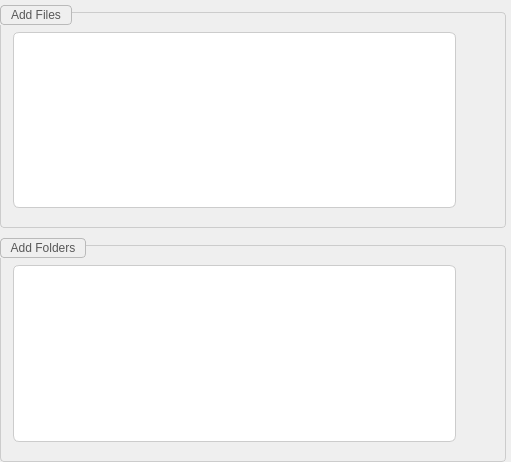
          <widget class="QWidget" name="addFilesScrollAreaWidgetContents">
           <property name="geometry">
            <rect>
             <x>0</x>
             <y>0</y>
             <width>511</width>
             <height>462</height>
            </rect>
           </property>
           <layout class="QVBoxLayout" name="verticalLayout_6">
            <property name="spacing">
             <number>5</number>
            </property>
            <property name="leftMargin">
             <number>0</number>
            </property>
            <property name="topMargin">
             <number>0</number>
            </property>
            <property name="rightMargin">
             <number>5</number>
            </property>
            <property name="bottomMargin">
             <number>0</number>
            </property>
            <item>
             <widget class="QGroupBox" name="filesGroupBox">
              <property name="styleSheet">
               <string notr="true">/* QGroupBox */
QGroupBox {
    border: 1px solid #ccc;
    border-radius: 4px;
    margin-top: 12px;
    padding: 10px;
}

/* QGroupBox Title */
QGroupBox::title {
    subcontrol-origin: margin;
    subcontrol-position: top left;
    color: #585858;
	font-weight: bold;
    padding: 2px 8px;
	border: 1px solid #bababa;
    border-radius: 4px;
    position: left;
    top: 5px;
	left: 0px;
}
</string>
              </property>
              <property name="title">
               <string>Add Files</string>
              </property>
              <layout class="QHBoxLayout" name="horizontalLayout_3">
               <property name="spacing">
                <number>5</number>
               </property>
               <property name="leftMargin">
                <number>2</number>
               </property>
               <property name="rightMargin">
                <number>2</number>
               </property>
               <item>
                <widget class="QListWidget" name="filesListWidget">
                 <property name="statusTip">
                  <string>Filles that will be bundled with the exe</string>
                 </property>
                 <property name="styleSheet">
                  <string notr="true">/* QListWidget */
QListWidget {
    background: #ffffff;
    border: 1px solid #ccc;
    border-radius: 6px;
    padding: 4px;
    font-size: 14px;
    color: #333;
}

QListWidget::item {
    padding: 6px;
    border-bottom: 1px solid #e0e0e0;
}

QListWidget::item:selected {
    background: #3498db;
    color: white;
    border-radius: 4px;
}

QListWidget::item:hover {
    background: #e0e0e0;
}

/* QListWidget ScrollBar - Vertical */
QListWidget QScrollBar:vertical {
    background: #f0f0f0;
    width: 10px;
    border-radius: 5px;
}

QListWidget QScrollBar::handle:vertical {
    background: #bbb;
    border-radius: 5px;
    min-height: 20px;
}

QListWidget QScrollBar::handle:vertical:hover {
    background: #999;
}

QListWidget QScrollBar::add-line:vertical,
QListWidget QScrollBar::sub-line:vertical {
    background: none;
    height: 0px;
}</string>
                 </property>
                 <property name="defaultDropAction">
                  <enum>Qt::IgnoreAction</enum>
                 </property>
                </widget>
               </item>
               <item>
                <layout class="QVBoxLayout" name="filesButtonsLayout">
                 <property name="spacing">
                  <number>10</number>
                 </property>
                 <item>
                  <widget class="QPushButton" name="addFilesButton">
                   <property name="sizePolicy">
                    <sizepolicy hsizetype="Fixed" vsizetype="Fixed">
                     <horstretch>0</horstretch>
                     <verstretch>0</verstretch>
                    </sizepolicy>
                   </property>
                   <property name="minimumSize">
                    <size>
                     <width>25</width>
                     <height>25</height>
                    </size>
                   </property>
                   <property name="cursor">
                    <cursorShape>PointingHandCursor</cursorShape>
                   </property>
                   <property name="statusTip">
                    <string>Add files</string>
                   </property>
                   <property name="styleSheet">
                    <string notr="true">QPushButton {
    border: none;
	image: url(:/Images/add_normal.png);
}

QPushButton:hover {
	image: url(:/Images/add_hover.png);
}

QPushButton:pressed {
	image: url(:/Images/add_clicked.png);
}</string>
                   </property>
                   <property name="icon">
                    <iconset>
                     <normaloff>:/Images/add.png</normaloff>:/Images/add.png</iconset>
                   </property>
                   <property name="iconSize">
                    <size>
                     <width>25</width>
                     <height>25</height>
                    </size>
                   </property>
                  </widget>
                 </item>
                 <item>
                  <widget class="QPushButton" name="removeFilesButton">
                   <property name="sizePolicy">
                    <sizepolicy hsizetype="Fixed" vsizetype="Fixed">
                     <horstretch>0</horstretch>
                     <verstretch>0</verstretch>
                    </sizepolicy>
                   </property>
                   <property name="minimumSize">
                    <size>
                     <width>25</width>
                     <height>25</height>
                    </size>
                   </property>
                   <property name="cursor">
                    <cursorShape>PointingHandCursor</cursorShape>
                   </property>
                   <property name="statusTip">
                    <string>Remove selected file</string>
                   </property>
                   <property name="styleSheet">
                    <string notr="true">QPushButton {
    border: none;
	image: url(:/Images/remove_normal.png);
}

QPushButton:hover {
	image: url(:/Images/remove_hover.png);
}

QPushButton:pressed {
	image: url(:/Images/remove_clicked.png);
}</string>
                   </property>
                   <property name="icon">
                    <iconset>
                     <normaloff>:/Images/remove.png</normaloff>:/Images/remove.png</iconset>
                   </property>
                   <property name="iconSize">
                    <size>
                     <width>25</width>
                     <height>25</height>
                    </size>
                   </property>
                  </widget>
                 </item>
                 <item alignment="Qt::AlignTop">
                  <widget class="QPushButton" name="addFileInfoButton">
                   <property name="minimumSize">
                    <size>
                     <width>25</width>
                     <height>25</height>
                    </size>
                   </property>
                   <property name="cursor">
                    <cursorShape>PointingHandCursor</cursorShape>
                   </property>
                   <property name="statusTip">
                    <string>Adding files help information</string>
                   </property>
                   <property name="styleSheet">
                    <string notr="true">QPushButton {
    border: none;
	image: url(:/Images/info_normal.png);
}

QPushButton:hover {
	image: url(:/Images/info_hover.png);
}

QPushButton:pressed {
	image: url(:/Images/info_clicked.png);
}</string>
                   </property>
                   <property name="text">
                    <string/>
                   </property>
                   <property name="iconSize">
                    <size>
                     <width>24</width>
                     <height>24</height>
                    </size>
                   </property>
                  </widget>
                 </item>
                </layout>
               </item>
              </layout>
             </widget>
            </item>
            <item>
             <widget class="QGroupBox" name="folderGroupBox">
              <property name="styleSheet">
               <string notr="true">/* QGroupBox */
QGroupBox {
    border: 1px solid #ccc;
    border-radius: 4px;
    margin-top: 12px;
    padding: 10px;
}

/* QGroupBox Title */
QGroupBox::title {
    subcontrol-origin: margin;
    subcontrol-position: top left;
    color: #585858;
	font-weight: bold;
    padding: 2px 8px;
	border: 1px solid #bababa;
    border-radius: 4px;
    position: left;
    top: 5px;
	left: 0px;
}
</string>
              </property>
              <property name="title">
               <string>Add Folders</string>
              </property>
              <layout class="QHBoxLayout" name="horizontalLayout_4">
               <property name="spacing">
                <number>5</number>
               </property>
               <property name="leftMargin">
                <number>2</number>
               </property>
               <property name="rightMargin">
                <number>2</number>
               </property>
               <item>
                <widget class="QListWidget" name="folderListWidget">
                 <property name="statusTip">
                  <string>Folders that will be bundled with the exe</string>
                 </property>
                 <property name="styleSheet">
                  <string notr="true">/* QListWidget */
QListWidget {
    background: #ffffff;
    border: 1px solid #ccc;
    border-radius: 6px;
    padding: 4px;
    font-size: 14px;
    color: #333;
}

QListWidget::item {
    padding: 6px;
    border-bottom: 1px solid #e0e0e0;
}

QListWidget::item:selected {
    background: #3498db;
    color: white;
    border-radius: 4px;
}

QListWidget::item:hover {
    background: #e0e0e0;
}

/* QListWidget ScrollBar - Vertical */
QListWidget QScrollBar:vertical {
    background: #f0f0f0;
    width: 10px;
    border-radius: 5px;
}

QListWidget QScrollBar::handle:vertical {
    background: #bbb;
    border-radius: 5px;
    min-height: 20px;
}

QListWidget QScrollBar::handle:vertical:hover {
    background: #999;
}

QListWidget QScrollBar::add-line:vertical,
QListWidget QScrollBar::sub-line:vertical {
    background: none;
    height: 0px;
}</string>
                 </property>
                 <property name="defaultDropAction">
                  <enum>Qt::IgnoreAction</enum>
                 </property>
                </widget>
               </item>
               <item>
                <layout class="QVBoxLayout" name="folderButtonsLayout">
                 <property name="spacing">
                  <number>10</number>
                 </property>
                 <item>
                  <widget class="QPushButton" name="addFolderButton">
                   <property name="sizePolicy">
                    <sizepolicy hsizetype="Fixed" vsizetype="Fixed">
                     <horstretch>0</horstretch>
                     <verstretch>0</verstretch>
                    </sizepolicy>
                   </property>
                   <property name="minimumSize">
                    <size>
                     <width>25</width>
                     <height>25</height>
                    </size>
                   </property>
                   <property name="cursor">
                    <cursorShape>PointingHandCursor</cursorShape>
                   </property>
                   <property name="statusTip">
                    <string>Add a folder</string>
                   </property>
                   <property name="styleSheet">
                    <string notr="true">QPushButton {
    border: none;
	image: url(:/Images/add_normal.png);
}

QPushButton:hover {
	image: url(:/Images/add_hover.png);
}

QPushButton:pressed {
	image: url(:/Images/add_clicked.png);
}</string>
                   </property>
                   <property name="icon">
                    <iconset>
                     <normaloff>:/Images/add.png</normaloff>:/Images/add.png</iconset>
                   </property>
                   <property name="iconSize">
                    <size>
                     <width>25</width>
                     <height>25</height>
                    </size>
                   </property>
                  </widget>
                 </item>
                 <item>
                  <widget class="QPushButton" name="removeFolderButton">
                   <property name="sizePolicy">
                    <sizepolicy hsizetype="Fixed" vsizetype="Fixed">
                     <horstretch>0</horstretch>
                     <verstretch>0</verstretch>
                    </sizepolicy>
                   </property>
                   <property name="minimumSize">
                    <size>
                     <width>25</width>
                     <height>25</height>
                    </size>
                   </property>
                   <property name="cursor">
                    <cursorShape>PointingHandCursor</cursorShape>
                   </property>
                   <property name="statusTip">
                    <string>Remove selected folder</string>
                   </property>
                   <property name="styleSheet">
                    <string notr="true">QPushButton {
    border: none;
	image: url(:/Images/remove_normal.png);
}

QPushButton:hover {
	image: url(:/Images/remove_hover.png);
}

QPushButton:pressed {
	image: url(:/Images/remove_clicked.png);
}</string>
                   </property>
                   <property name="icon">
                    <iconset>
                     <normaloff>:/Images/remove.png</normaloff>:/Images/remove.png</iconset>
                   </property>
                   <property name="iconSize">
                    <size>
                     <width>25</width>
                     <height>25</height>
                    </size>
                   </property>
                  </widget>
                 </item>
                 <item alignment="Qt::AlignTop">
                  <widget class="QPushButton" name="addFolderInfoButton">
                   <property name="minimumSize">
                    <size>
                     <width>25</width>
                     <height>25</height>
                    </size>
                   </property>
                   <property name="cursor">
                    <cursorShape>PointingHandCursor</cursorShape>
                   </property>
                   <property name="statusTip">
                    <string>Adding folders help information</string>
                   </property>
                   <property name="styleSheet">
                    <string notr="true">QPushButton {
    border: none;
	image: url(:/Images/info_normal.png);
}

QPushButton:hover {
	image: url(:/Images/info_hover.png);
}

QPushButton:pressed {
	image: url(:/Images/info_clicked.png);
}</string>
                   </property>
                   <property name="text">
                    <string/>
                   </property>
                   <property name="iconSize">
                    <size>
                     <width>24</width>
                     <height>24</height>
                    </size>
                   </property>
                  </widget>
                 </item>
                </layout>
               </item>
              </layout>
             </widget>
            </item>
           </layout>
          </widget>
